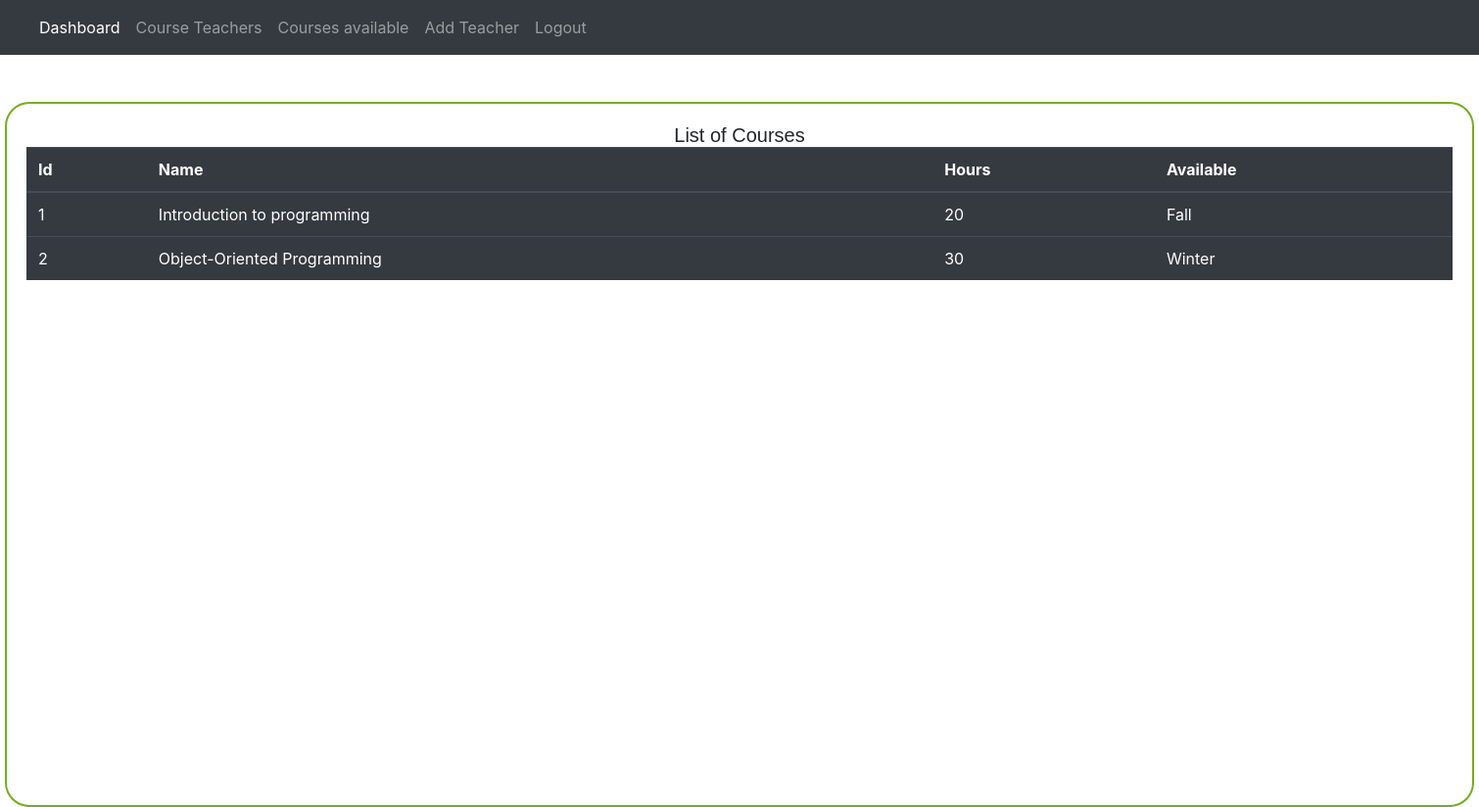
/courses.php, run on the app's committed database.
### tables this page shows
CREATE TABLE `courses` (
  `ID` int(11) NOT NULL,
  `Name` text NOT NULL,
  `Hours` int(11) NOT NULL,
  `Available` text NOT NULL
);

### courses.php (the view, shortened to what this page needs)
<html>
<head>
<link rel="stylesheet" href="https://stackpath.bootstrapcdn.com/bootstrap/4.5.2/css/bootstrap.min.css">
<link href="https://unpkg.com/tailwindcss@^1.0/dist/tailwind.min.css" rel="stylesheet">
</head>
<body>
<nav class="navbar navbar-expand-lg navbar-dark bg-dark">
  <div class="collapse navbar-collapse" id="navbarNav">
    <ul class="navbar-nav">
      <li class="nav-item active">
        <a class="nav-link" href="student-dashboard.php">Dashboard <span class="sr-only">(current)</span></a>
      </li>
      <li class="nav-item">
        <a class="nav-link" href="teacher.php">Course Teachers</a>
      </li>
      <li class="nav-item">
        <a class="nav-link" href="courses.php">Courses available</a>
      </li>
      <li class="nav-item">
        <a class="nav-link" href="addteacher.php">Add Teacher</a>
      </li>
      <li class="nav-item">
        <a class="nav-link" href="index.php">Logout</a>
      </li>
    </ul>
  </div>
</nav>
<br><br>
<div class="dashview">
<h1>List of Courses</h1>
<table class="table table-dark">
  <thead>
    <tr>
      <th scope="col">Id</th>
      <th scope="col">Name</th>
      <th scope="col">Hours</th>
      <th scope="col">Available</th>
   </tr>
  </thead>
  <tbody>
   <?php
  $conn=mysqli_connect("localhost","root","","assign-9");
   $sql="SELECT ID,Name,Hours,Available from courses";
   $result=$conn->query ($sql);
   if($result ->num_rows>0){
while ($row=$result->fetch_assoc()){
  echo "<tr><td>".$row["ID"]."</td><td>".$row["Name"]."</td><td>".$row["Hours"]."</td><td>".$row["Available"]."</td></tr>";
}}
else {
  echo "0 result";
}
   ?>
  </tbody>
</table>
  </div>
</body>
</html>

### courses.php (style rules this page uses)
.dashview { border-radius:25px; padding:20px; width:1500px; height:720px; border: 2px solid #73AD21; margin:auto; }
.dashview h1 { text-align:center; font-family:arial; font-size:20px; }

### data on the page
courses: ID "1", Name "Introduction to programming", Hours "20", Available "Fall"
courses: ID "2", Name "Object-Oriented Programming", Hours "30", Available "Winter"
